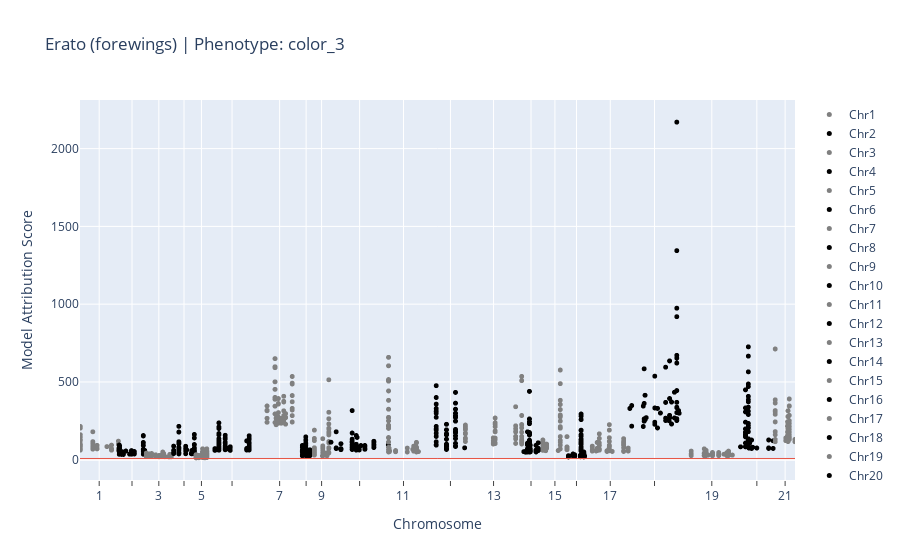

Notebook source saved alongside this figure:
### Code cell
from pathlib import Path

config_path = Path("../configs/default.yaml")
cfgs: GenotypeToPhenotypeConfigs = load_configs(config_path)
opts: PlotAttributionOptions = PlotAttributionOptions(
    species="erato",
    color="color_3",
    wing="forewings",
    exp_name="base",
    verbose=True,
    top_n=50,  # Set to -1 to view all
)

# plot_attributions(cfgs, opts)
fig = create_manhattan_plot_static(cfgs, opts)
fig.write_image("test.png", width=800, height=450)
fig
